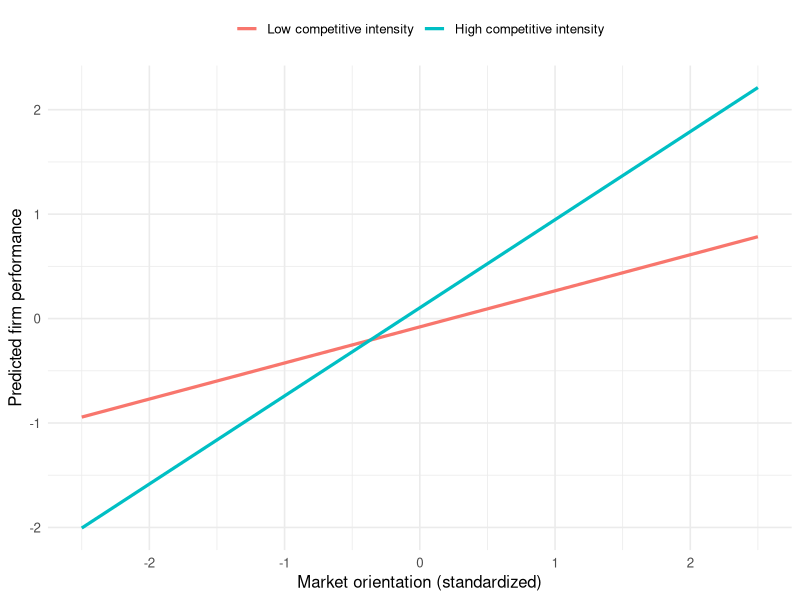
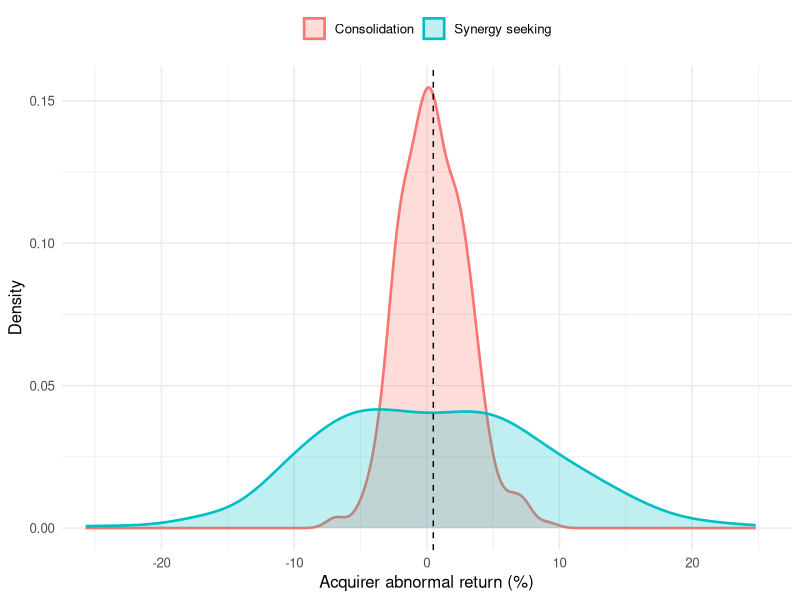

Generate these figures, in order, with R:
## ---- chunk 1
suppressPackageStartupMessages({library(dplyr); library(ggplot2)})
set.seed(2024)

n <- 600

firms <- tibble(
  # market orientation (standardized index, e.g. MARKOR/MKTOR)
  mo        = rnorm(n, 0, 1),
  # competitive intensity moderator (0 = sheltered, 1 = cut-throat)
  intensity = runif(n, 0, 1),
  # an omitted "firm quality" that raises BOTH mo and performance
  quality   = rnorm(n, 0, 1)
)

# true model: MO helps, and helps MORE under high competitive intensity;
# firm quality confounds the naive association.
firms <- firms %>%
  mutate(
    mo_obs = mo + 0.5 * quality,                       # quality inflates MO
    perf   = 0.30 * mo_obs +                           # baseline MO effect
             0.60 * mo_obs * intensity +               # moderation
             0.80 * quality +                          # confound
             rnorm(n, 0, 1)
  )

# (1) naive regression: omits quality -> MO effect is biased upward
naive <- lm(perf ~ mo_obs, data = firms)

# (2) moderated regression controlling for quality -> recovers structure
moderated <- lm(perf ~ mo_obs * intensity + quality, data = firms)

round(rbind(
  naive     = c(coef(naive)["mo_obs"], NA, NA),
  moderated = coef(moderated)[c("mo_obs", "intensity", "mo_obs:intensity")]
), 3)
## ---- chunk 2
#| label: fig-ms-mo-moderation
#| fig-cap: "Simulated moderation of the market-orientation to performance link by competitive intensity. The fitted slope of performance on market orientation is steeper under high competitive intensity (customers have alternatives) than under low intensity, illustrating that market orientation is necessary but its payoff is contingent [@kirca2005]."
#| message: false
#| warning: false
grid <- expand.grid(
  mo_obs    = seq(-2.5, 2.5, length.out = 50),
  intensity = c(0.15, 0.85),
  quality   = 0
)
grid$perf <- predict(moderated, newdata = grid)
grid$Intensity <- factor(grid$intensity,
                         labels = c("Low competitive intensity",
                                    "High competitive intensity"))

ggplot(grid, aes(mo_obs, perf, colour = Intensity)) +
  geom_line(linewidth = 1.1) +
  labs(x = "Market orientation (standardized)",
       y = "Predicted firm performance",
       colour = NULL) +
  theme_minimal(base_size = 12) +
  theme(legend.position = "top")
## ---- chunk 3
suppressPackageStartupMessages({library(dplyr)})
set.seed(7)

n_firm <- 120; n_year <- 8
firm_fe <- rnorm(n_firm, 0, 0.40)          # time-invariant firm quality
year_fe <- rnorm(n_year, 0, 0.10)

panel <- expand.grid(firm = 1:n_firm, year = 1:n_year) %>%
  mutate(
    brand_equity = 0.6 * firm_fe[firm] + rnorm(n(), 0, 1),  # quality raises BE
    leverage     = runif(n(), 0, 0.6),
    cash_flow    = rnorm(n(), 0, 1),
    # true within-firm effect of brand equity on Tobin's q is 0.25
    tobin_q = 1.2 + firm_fe[firm] + year_fe[year] +
              0.25 * brand_equity -        # the strategic effect of interest
              0.40 * leverage +
              0.15 * cash_flow +
              rnorm(n(), 0, 0.30)
  )

# Pooled OLS (no FE) overstates the effect: it confounds within- and between-firm
pooled <- lm(tobin_q ~ brand_equity + leverage + cash_flow, data = panel)

# Two-way fixed-effects: identify from WITHIN-firm changes in brand equity
fe <- lm(tobin_q ~ brand_equity + leverage + cash_flow +
           factor(firm) + factor(year), data = panel)

round(c(pooled_BE = coef(pooled)["brand_equity"],
        FE_BE      = coef(fe)["brand_equity"],
        truth      = 0.25), 3)
## ---- chunk 4
suppressPackageStartupMessages({library(dplyr); library(ggplot2)})
set.seed(1988)

# A realistically sized acquisition sample (event studies rarely exceed
# a few hundred usable deals).
n <- 600

# Two motive populations, pooled in the data an analyst actually observes.
# Consolidation deals: modest but reliable cost synergies (small mean, tight).
# Synergy-seeking deals: uncertain growth synergies (no better on average,
# far wider spread) -- the Rabier (2017) distributional claim.
deals <- tibble(
  motive = rep(c("Consolidation", "Synergy seeking"), each = n / 2),
  car    = c(rnorm(n / 2, mean = 0.5, sd = 2.5),
             rnorm(n / 2, mean = 0.0, sd = 9.0))
)

# (1) The average-effect test a mean-based literature would run
pooled_t <- t.test(car ~ motive, data = deals)

# (2) The same data described by moment and by tail
by_motive <- deals %>%
  group_by(motive) %>%
  summarise(mean = mean(car), sd = sd(car),
            p10  = unname(quantile(car, 0.10)),
            p90  = unname(quantile(car, 0.90)),
            .groups = "drop")

# (3) Who actually occupies the extremes of the POOLED distribution?
#     (composition of each tail, not each motive's own tail rate)
cut_lo <- quantile(deals$car, 0.05); cut_hi <- quantile(deals$car, 0.95)
tails <- c(
  synergy_share_of_worst_5pct = mean(deals$motive[deals$car <= cut_lo] == "Synergy seeking"),
  synergy_share_of_best_5pct  = mean(deals$motive[deals$car >= cut_hi] == "Synergy seeking")
)

list(
  mean_test    = round(c(difference = unname(-diff(pooled_t$estimate)),
                         t_stat     = unname(pooled_t$statistic),
                         p_value    = pooled_t$p.value), 3),
  by_motive    = as.data.frame(by_motive) %>% mutate(across(where(is.numeric), ~round(.x, 2))),
  tail_make_up = round(tails, 3)
)
## ---- chunk 5
#| label: fig-ms-cd-motive-dist
#| fig-cap: "Simulated distributions of acquirer abnormal returns by deal motive. Consolidation deals cluster tightly around a small positive mean; synergy-seeking deals have no higher a mean but a far wider spread, supplying most of both tails. A test of average effects finds nothing, while the distributions differ profoundly, which is the mechanism behind the unidentified moderators of @king2004meta and the distributional result of @rabier2017."
#| message: false
#| warning: false
ggplot(deals, aes(car, fill = motive, colour = motive)) +
  geom_density(alpha = 0.25, linewidth = 0.9) +
  geom_vline(xintercept = mean(deals$car), linetype = "dashed") +
  coord_cartesian(xlim = c(-25, 25)) +
  labs(x = "Acquirer abnormal return (%)",
       y = "Density", fill = NULL, colour = NULL) +
  theme_minimal(base_size = 12) +
  theme(legend.position = "top")
## ---- chunk 6
set.seed(320)

n <- 20000

# Unobserved deal fragility: shaky financing, a hostile regulator, a reluctant
# target, a souring bidder. It raises BOTH the chance the deal dies and the
# chance the bidder sheds target-related assets for reasons of its own.
fragility <- rnorm(n)

# What a researcher codes from a deal database: size, hostility, method of
# payment, prior experience. A noisy read on fragility, and the usual controls.
deal_obs <- fragility + rnorm(n, 0, 1.2)

# Arbitrageurs price fragility far more finely than a deal database records it,
# so the announced-to-spot spread is a tight read on the market-implied
# probability that the deal dies.
p_fail <- plogis(-0.6 + 1.1 * fragility + rnorm(n, 0, 0.25))
spread <- p_fail

terminated <- rbinom(n, 1, p_fail)

# Linear-probability outcome, so the coefficient is comparable across models.
tau    <- 0.12                       # the causal effect to be recovered
p_div  <- 0.15 + tau * terminated + 0.06 * fragility
divest <- rbinom(n, 1, pmin(pmax(p_div, 0), 1))

strata_of <- function(x) cut(x, breaks = quantile(x, seq(0, 1, 0.05)),
                             include.lowest = TRUE)

effect_of <- function(fit) unname(coef(fit)["terminated"])

# (1) Terminated versus completed, the comparison the theory invites.
naive <- effect_of(lm(divest ~ terminated))

# (2) The standard fix: control for what the deal record shows.
coded <- effect_of(lm(divest ~ terminated + deal_obs))

# (3) Match on the market's own assessment: compare deals the market judged
#     equally likely to die, one of which then died.
matched <- effect_of(lm(divest ~ terminated + strata_of(spread)))

# (4) The same design when the spread is a loose proxy, because the fall-back
#     price, the expected horizon, and arbitrage capital move it too.
spread_loose  <- p_fail + rnorm(n, 0, 0.18)
matched_loose <- effect_of(lm(divest ~ terminated + strata_of(spread_loose)))

# (5) The infeasible benchmark: control fragility itself.
oracle <- effect_of(lm(divest ~ terminated + fragility))

round(c(truth = tau, naive = naive, coded = coded, spread_matched = matched,
        loose_spread = matched_loose, oracle = oracle), 3)
